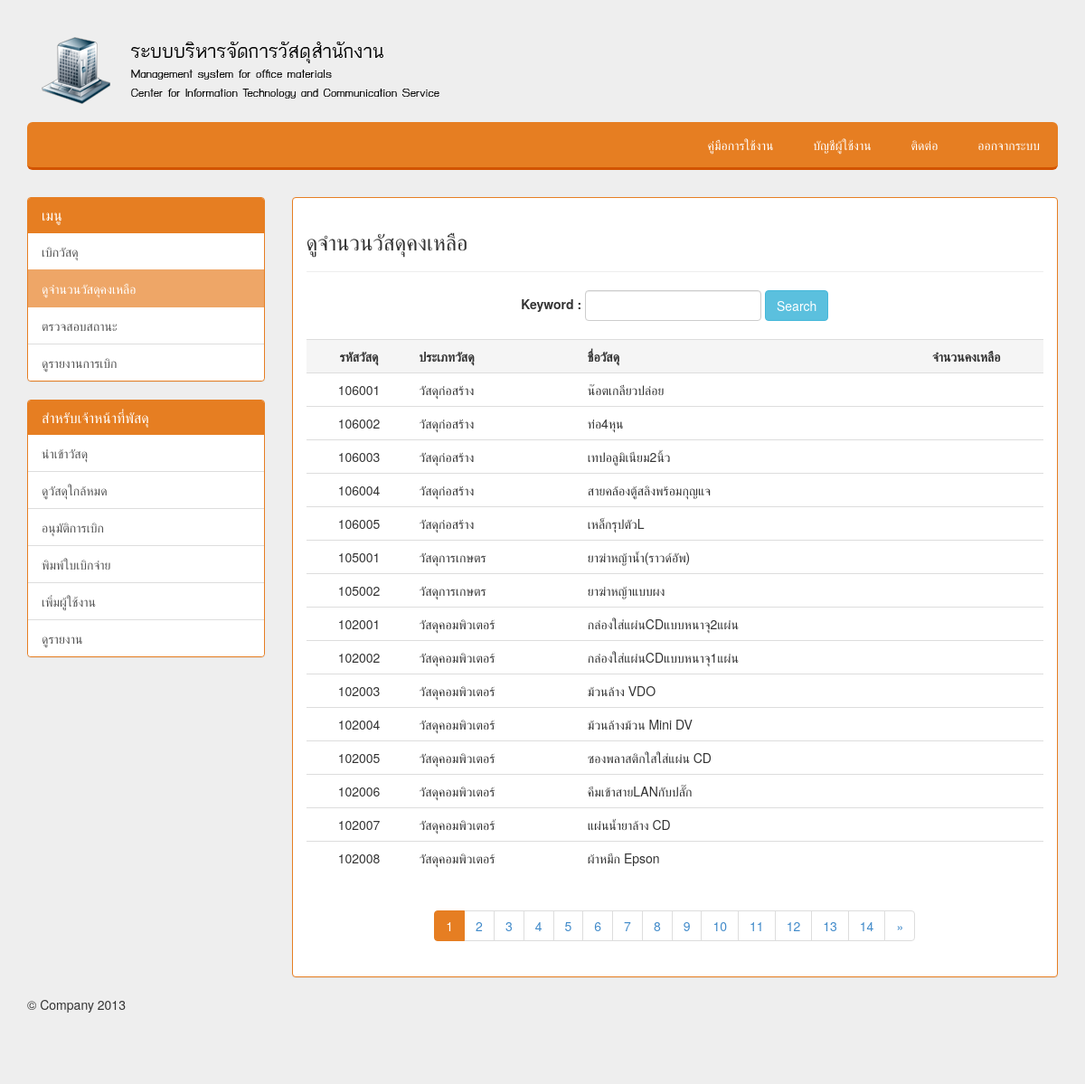
The app's page /remaining.php (signed in), older data.
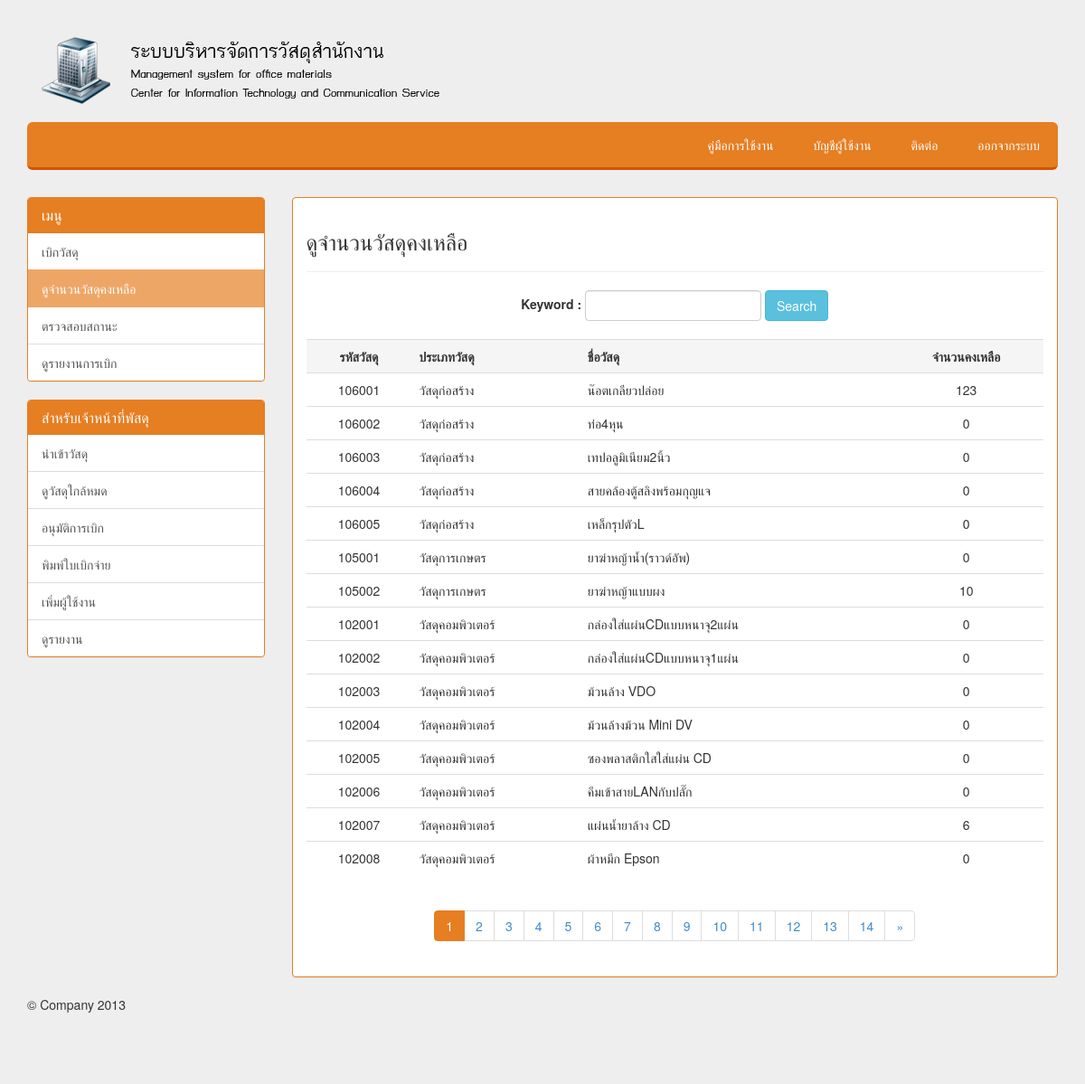
The same page, newer data.
### tables this page shows
CREATE TABLE `category` (
  `c_id` int(3) NOT NULL,
  `c_name` varchar(30) NOT NULL,
  `c_materialid` int(6) NOT NULL,
  `c_materialname` varchar(150) NOT NULL,
  `c_price` double NOT NULL,
  `c_number` int(6) NOT NULL
);

### remaining.php (the view, shortened to what the changed rows need)
<!DOCTYPE html>
<html>
<head>
  <link href="src/css/main.css" rel="stylesheet">
    <link href="src/css/bootstrap.css" rel="stylesheet">
    <link href="src/signin.css" rel="stylesheet">
    <link href="src/justified-nav.css" rel="stylesheet">
</head>
<body>
<br>
<div class="container">
<? require "menu.php"; ?>
 <div class="col-xs-11 col-sm-9" >
            <div id="tracking" class="panel panel-carot">
              <div class="panel-body">
				<br>
					<?
					if($_GET["keyword"] != "")
						{
						$strSQL = "SELECT * FROM category WHERE (c_materialname LIKE '%".$_GET["keyword"]."%' or c_materialid LIKE '%".$_GET["keyword"]."%')";
						$objQuery = mysql_query($strSQL) or die ("Error Query [".$strSQL."]");
						$Num_Rows = mysql_num_rows($objQuery);
						$Per_Page = 10;
						$Page = $_GET["Page"];
						if(!$_GET["Page"])
						{
							$Page=1;
						}
						$Prev_Page = $Page-1;
						$Next_Page = $Page+1;
						$Page_Start = (($Per_Page*$Page)-$Per_Page);
						if($Num_Rows<=$Per_Page)
						{
							$Num_Pages =1;
						}
						else if(($Num_Rows % $Per_Page)==0)
						{
							$Num_Pages =($Num_Rows/$Per_Page) ;
						}
						else
						{
							$Num_Pages =($Num_Rows/$Per_Page)+1;
							$Num_Pages = (int)$Num_Pages;
						}
						$strSQL .=" order  by c_name ASC LIMIT $Page_Start , $Per_Page";
						$objQuery  = mysql_query($strSQL);
						?>
						<table class="table">
						  <tr>
							<th class="active"> <div align="center">รหัสวัสดุ </div></th>
							<th class="active">ประเภทวัสดุ </div></th>
							<th class="active">ชื่อวัสดุ </div></th>
							<th class="active"> <div align="center">จำนวนคงเหลือ </div></th>
						  </tr>
						<?
						while($objResult = mysql_fetch_array($objQuery))
						{
						?>
						  <tr>
							<td><div align="center"><?=$objResult["c_materialid"];?></div></td>
							<td><?=$objResult["c_name"];?></div></td>
							<td><?=$objResult["c_materialname"];?></td>
							<td><div align="center"><?=$objResult["c_number"];?></td>
						  </tr>
						<?
						}
						?>
						</table>
						<center>
						<?
						echo '<ul class="pagination">';
						if($Prev_Page)
						{
							echo "<li><a href='$_SERVER[SCRIPT_NAME]?Page=$Prev_Page&keyword=$_GET[keyword]'>&laquo;</a></li>";
						}
						for($i=1; $i<=$Num_Pages; $i++){
							if($i != $Page)
							{
								echo "<li><a href='$_SERVER[SCRIPT_NAME]?Page=$i&keyword=$_GET[keyword]'>$i</a></li>";
							}
							else
							{
								echo "<li class='active'><a href=''>$i</a></li>";
							}
						}
						if($Page!=$Num_Pages)
						{
							echo "<li><a href='$_SERVER[SCRIPT_NAME]?Page=$Next_Page&keyword=$_GET[keyword]'>&raquo;</a></li></ul>";
						}
						}
						else{
						$strSQL = "SELECT * FROM category";
						$objQuery = mysql_query($strSQL) or die ("Error Query [".$strSQL."]");
						$Num_Rows = mysql_num_rows($objQuery);
						$Per_Page = 15;
						$Page = $_GET["Page"];
						if(!$_GET["Page"])
						{
							$Page=1;
						}
						$Next_Page = $Page+1;
						$Page_Start = (($Per_Page*$Page)-$Per_Page);
						if($Num_Rows<=$Per_Page)
						{
							$Num_Pages =1;
						}
						else if(($Num_Rows % $Per_Page)==0)
						{
							$Num_Pages =($Num_Rows/$Per_Page) ;
						}
						else
						{
							$Num_Pages =($Num_Rows/$Per_Page)+1;
							$Num_Pages = (int)$Num_Pages;
						}
						$strSQL .=" order  by c_name ASC LIMIT $Page_Start , $Per_Page";
						$objQuery  = mysql_query($strSQL);
						?>
						<table class="table">
						  <tr>
							<th class="active"> <div align="center">รหัสวัสดุ </div></th>
							<th class="active">ประเภทวัสดุ </div></th>
							<th class="active">ชื่อวัสดุ </div></th>
							<th class="active"> <div align="center">จำนวนคงเหลือ </div></th>
						<?
						while($objResult = mysql_fetch_array($objQuery))
						{
						?>
						  <tr>
							<td><div align="center"><?=$objResult["c_materialid"];?></div></td>
							<td><?=$objResult["c_name"];?></div></td>
							<td><?=$objResult["c_materialname"];?></td>
							<td><div align="center"><?=$objResult["c_number"];?></td>
						  </tr>
						<?
						}
						?>
						<center>
						<?
						echo '<ul class="pagination">';
						for($i=1; $i<=$Num_Pages; $i++){
							if($i != $Page)
							{
								echo "<li><a href='$_SERVER[SCRIPT_NAME]?Page=$i&keyword=$_GET[keyword]'>$i</a></li>";
							}
							else
							{
								echo "<li class='active'><a href=''>$i</a></li>";
							}
						}
						if($Page!=$Num_Pages)
						{
							echo "<li><a href='$_SERVER[SCRIPT_NAME]?Page=$Next_Page&keyword=$_GET[keyword]'>&raquo;</a></li></ul>";
						}
						}
						?>
						</center>
<? require "footer.php"; ?>
</body>
</html>

Row changes from the older to the newer data that the page shows:
removed category: c_materialid "106001", c_name "วัสดุก่อสร้าง", c_materialname "น๊อตเกลียวปล่อย"
removed category: c_materialid "106002", c_name "วัสดุก่อสร้าง", c_materialname "ท่อ4หุน"
removed category: c_materialid "106003", c_name "วัสดุก่อสร้าง", c_materialname "เทปอลูมิเนียม2นิ้ว"
removed category: c_materialid "106004", c_name "วัสดุก่อสร้าง", c_materialname "สายคล้องตู้สลิงพร้อมกุญแจ"
removed category: c_materialid "106005", c_name "วัสดุก่อสร้าง", c_materialname "เหล็กรุปตัวL"
removed category: c_materialid "105001", c_name "วัสดุการเกษตร", c_materialname "ยาฆ่าหญ้าน้ำ(ราวด์อัพ)"
removed category: c_materialid "105002", c_name "วัสดุการเกษตร", c_materialname "ยาฆ่าหญ้าแบบผง"
removed category: c_materialid "102001", c_name "วัสดุคอมพิวเตอร์", c_materialname "กล่องใส่แผ่นCDแบบหนาจุ2แผ่น"
removed category: c_materialid "102002", c_name "วัสดุคอมพิวเตอร์", c_materialname "กล่องใส่แผ่นCDแบบหนาจุ1แผ่น"
removed category: c_materialid "102003", c_name "วัสดุคอมพิวเตอร์", c_materialname "ม้วนล้าง VDO"
removed category: c_materialid "102004", c_name "วัสดุคอมพิวเตอร์", c_materialname "ม้วนล้างม้วน Mini DV"
removed category: c_materialid "102005", c_name "วัสดุคอมพิวเตอร์", c_materialname "ซองพลาสติกใสใส่แผ่น CD"
removed category: c_materialid "102006", c_name "วัสดุคอมพิวเตอร์", c_materialname "คีมเข้าสายLANกับปลั๊ก"
removed category: c_materialid "102007", c_name "วัสดุคอมพิวเตอร์", c_materialname "แผ่นน้ำยาล้าง CD"
removed category: c_materialid "102008", c_name "วัสดุคอมพิวเตอร์", c_materialname "ผ้าหมึก Epson"
added category: c_materialid "106001", c_name "วัสดุก่อสร้าง", c_materialname "น๊อตเกลียวปล่อย", c_number "123"
added category: c_materialid "106002", c_name "วัสดุก่อสร้าง", c_materialname "ท่อ4หุน", c_number "0"
added category: c_materialid "106003", c_name "วัสดุก่อสร้าง", c_materialname "เทปอลูมิเนียม2นิ้ว", c_number "0"
added category: c_materialid "106004", c_name "วัสดุก่อสร้าง", c_materialname "สายคล้องตู้สลิงพร้อมกุญแจ", c_number "0"
added category: c_materialid "106005", c_name "วัสดุก่อสร้าง", c_materialname "เหล็กรุปตัวL", c_number "0"
added category: c_materialid "105001", c_name "วัสดุการเกษตร", c_materialname "ยาฆ่าหญ้าน้ำ(ราวด์อัพ)", c_number "0"
added category: c_materialid "105002", c_name "วัสดุการเกษตร", c_materialname "ยาฆ่าหญ้าแบบผง", c_number "10"
added category: c_materialid "102001", c_name "วัสดุคอมพิวเตอร์", c_materialname "กล่องใส่แผ่นCDแบบหนาจุ2แผ่น", c_number "0"
added category: c_materialid "102002", c_name "วัสดุคอมพิวเตอร์", c_materialname "กล่องใส่แผ่นCDแบบหนาจุ1แผ่น", c_number "0"
added category: c_materialid "102003", c_name "วัสดุคอมพิวเตอร์", c_materialname "ม้วนล้าง VDO", c_number "0"
added category: c_materialid "102004", c_name "วัสดุคอมพิวเตอร์", c_materialname "ม้วนล้างม้วน Mini DV", c_number "0"
added category: c_materialid "102005", c_name "วัสดุคอมพิวเตอร์", c_materialname "ซองพลาสติกใสใส่แผ่น CD", c_number "0"
added category: c_materialid "102006", c_name "วัสดุคอมพิวเตอร์", c_materialname "คีมเข้าสายLANกับปลั๊ก", c_number "0"
added category: c_materialid "102007", c_name "วัสดุคอมพิวเตอร์", c_materialname "แผ่นน้ำยาล้าง CD", c_number "6"
added category: c_materialid "102008", c_name "วัสดุคอมพิวเตอร์", c_materialname "ผ้าหมึก Epson", c_number "0"
